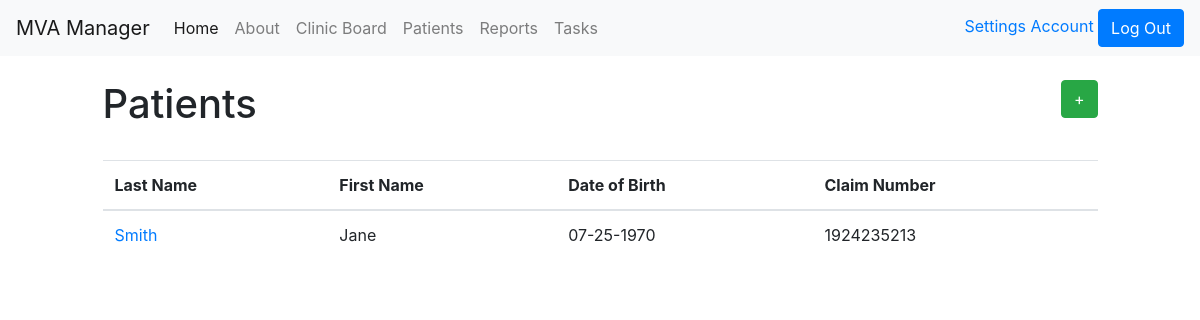
Page /patients (signed in) on the committed database.
### mvaManager/models.py (models this page shows)
class Patient(db.Model):
  id = db.Column(db.Integer, primary_key=True)
  pFirstName = db.Column(db.String(20), nullable=False)
  pLastName = db.Column(db.String(20), nullable=False)
  pPhone = db.Column(db.String(20))
  pEmailAddress = db.Column(db.String(35))
  pDOB = db.Column(db.DateTime)
  pIncidentDate = db.Column(db.DateTime, nullable=False)
  pClaimNumber = db.Column(db.Integer, nullable=False)
  pScheduleID = db.Column(db.Integer, unique=True, nullable=False)
  pNotes = db.Column(db.Text)

### mvaManager/patients/routes.py (the view)
@patients.route('/patients')
def patientslist():
  patientslist = Patient.query.all()
  return render_template('patients/patients.html', title='Patients', patients=patientslist)

### mvaManager/models.py (called while the page is built)
@login_manager.user_loader
def load_user(user_id):
  return User.query.get(int(user_id))

### mvaManager/templates/patients/patients.html
{% extends "layout.html" %}
  {% block content %}
  <br>
  <div class="row">
    <div class="col-md-6">
      <h1>Patients</h1>
    </div>
    <div class="col-md-6">
      <div class="text-right">
        <a class="btn btn-success" href="{{ url_for('patients.addPatient')}}"> + </a></td>
      </div>
    </div>
  </div>
  <br>
  <table class="table">
    <thead>
      <th scope="col"> Last Name </td>
      <th scope="col"> First Name </td>
      <th scope="col"> Date of Birth </td>
      <th scope="col"> Claim Number </td>
    </thead>
    <tbody>
    {% for patient in patients %}
      <tr>
        <td> <a href="{{ url_for('patients.patient', patient_id=patient.id) }}">{{ patient.pLastName }}</a></td>
        <td> {{ patient.pFirstName }}</td>
        <td> {{ patient.pDOB.strftime('%m-%d-%Y') }}</td>
        <td> {{ patient.pClaimNumber }}</td>
      </tr>
    {% endfor %}
    </tbody>
  </table>
  {% endblock content %}

### rows in the picture
Patient: pLastName "Smith", pFirstName "Jane", pDOB "07-25-1970", pClaimNumber "1924235213"
